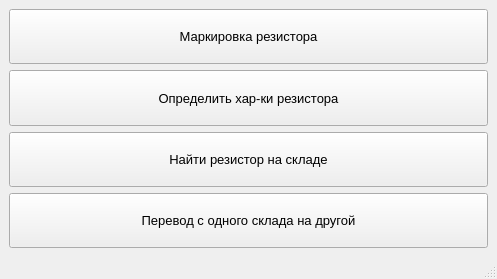
<?xml version="1.0" encoding="UTF-8"?>
<ui version="4.0">
 <class>MarkingOfResistors</class>
 <widget class="QMainWindow" name="MarkingOfResistors">
  <property name="geometry">
   <rect>
    <x>0</x>
    <y>0</y>
    <width>497</width>
    <height>279</height>
   </rect>
  </property>
  <property name="windowTitle">
   <string>MainWindow</string>
  </property>
  <widget class="QWidget" name="centralwidget">
   <layout class="QGridLayout" name="gridLayout">
    <item row="4" column="0">
     <widget class="QPushButton" name="pushButton_4">
      <property name="sizePolicy">
       <sizepolicy hsizetype="Minimum" vsizetype="Minimum">
        <horstretch>0</horstretch>
        <verstretch>0</verstretch>
       </sizepolicy>
      </property>
      <property name="font">
       <font>
        <pointsize>10</pointsize>
       </font>
      </property>
      <property name="text">
       <string>Перевод с одного склада на другой</string>
      </property>
     </widget>
    </item>
    <item row="3" column="0">
     <widget class="QPushButton" name="pushButton">
      <property name="sizePolicy">
       <sizepolicy hsizetype="Minimum" vsizetype="Minimum">
        <horstretch>0</horstretch>
        <verstretch>0</verstretch>
       </sizepolicy>
      </property>
      <property name="font">
       <font>
        <pointsize>10</pointsize>
       </font>
      </property>
      <property name="text">
       <string>Найти резистор на складе</string>
      </property>
     </widget>
    </item>
    <item row="1" column="0">
     <widget class="QPushButton" name="pushButton_3">
      <property name="sizePolicy">
       <sizepolicy hsizetype="Minimum" vsizetype="Minimum">
        <horstretch>0</horstretch>
        <verstretch>0</verstretch>
       </sizepolicy>
      </property>
      <property name="font">
       <font>
        <pointsize>10</pointsize>
       </font>
      </property>
      <property name="text">
       <string>Определить хар-ки резистора</string>
      </property>
     </widget>
    </item>
    <item row="0" column="0">
     <widget class="QPushButton" name="pushButton_2">
      <property name="sizePolicy">
       <sizepolicy hsizetype="Minimum" vsizetype="Minimum">
        <horstretch>0</horstretch>
        <verstretch>0</verstretch>
       </sizepolicy>
      </property>
      <property name="font">
       <font>
        <pointsize>10</pointsize>
       </font>
      </property>
      <property name="text">
       <string>Маркировка резистора</string>
      </property>
     </widget>
    </item>
   </layout>
  </widget>
  <widget class="QStatusBar" name="statusbar"/>
 </widget>
 <resources/>
 <connections/>
</ui>
